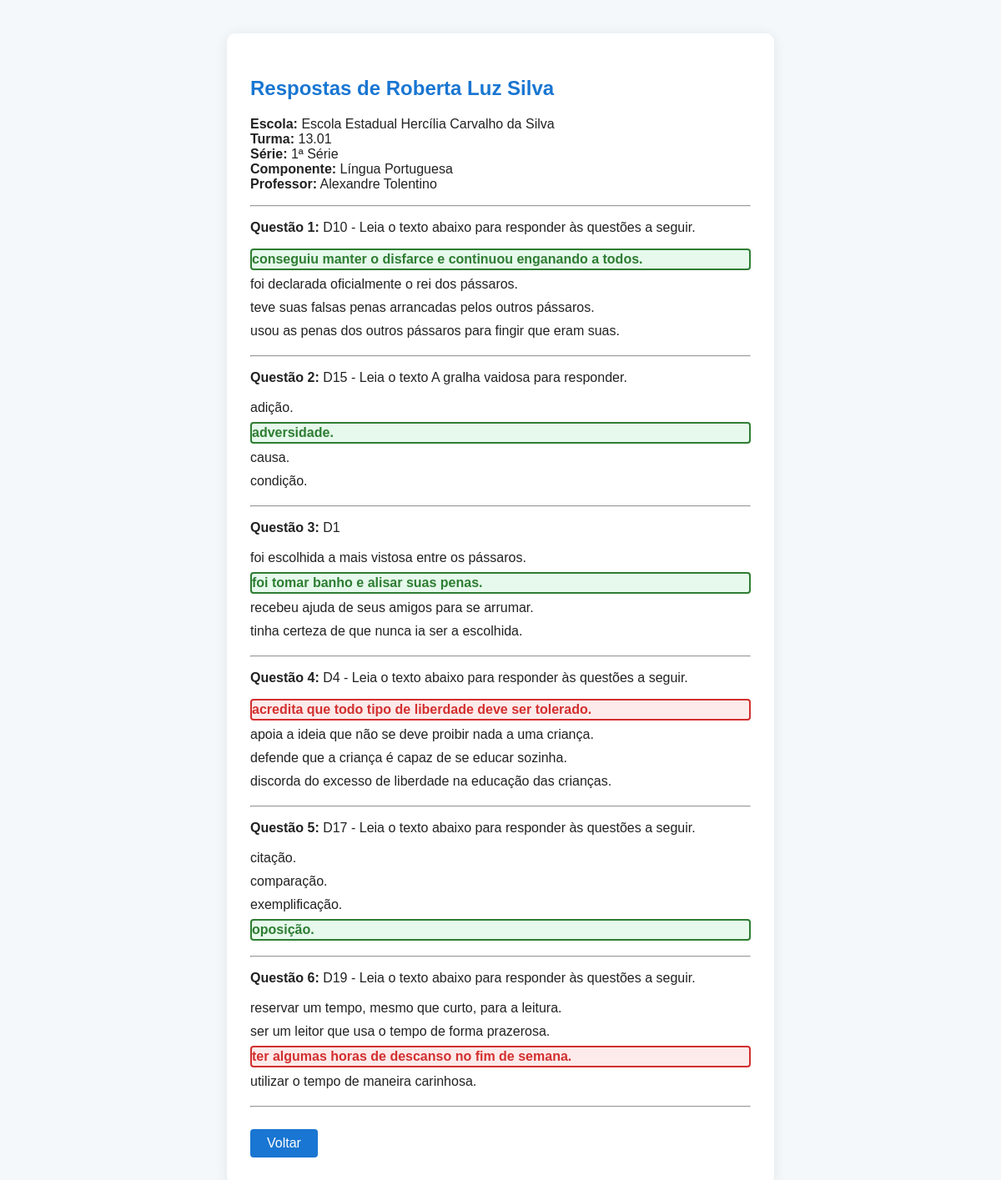
Page /resposta/8 on the committed database.
### tables this page shows
CREATE TABLE resposta (
        id INTEGER PRIMARY KEY AUTOINCREMENT,
        avaliacao_id INTEGER,
        aluno_nome TEXT,
        escola TEXT,
        turma TEXT,
        serie TEXT,
        componente TEXT,
        professor_nome TEXT,
        data_envio DATETIME
    );

CREATE TABLE questao (
        id INTEGER PRIMARY KEY AUTOINCREMENT,
        avaliacao_id INTEGER,
        enunciado TEXT,
        suporte_texto TEXT,
        suporte_imagem TEXT,
        comando TEXT,
        imagem TEXT,
        valor REAL,
        FOREIGN KEY (avaliacao_id) REFERENCES avaliacao(id)
    );

CREATE TABLE alternativa (
        id INTEGER PRIMARY KEY AUTOINCREMENT,
        questao_id INTEGER,
        texto TEXT,
        correta BOOLEAN,
        FOREIGN KEY (questao_id) REFERENCES questao(id)
    );

### app.py (the view)
@app.route('/resposta/<int:resposta_id>')
def resposta_detalhe(resposta_id):
    conn = get_db()
    cur = conn.cursor()
    cur.execute('SELECT * FROM resposta WHERE id = ?', (resposta_id,))
    resposta = cur.fetchone()
    if not resposta:
        conn.close()
        flash('Resposta não encontrada!')
        return redirect(url_for('index'))
    avaliacao_id = resposta['avaliacao_id']
    cur.execute('SELECT * FROM questao WHERE avaliacao_id = ?', (avaliacao_id,))
    questoes = cur.fetchall()
    questoes_detalhe = []
    for q in questoes:
        cur.execute('SELECT * FROM alternativa WHERE questao_id = ?', (q['id'],))
        alternativas = cur.fetchall()
        cur.execute('SELECT alternativa_id FROM resposta_questao WHERE resposta_id = ? AND questao_id = ?', (resposta_id, q['id']))
        marcada = cur.fetchone()
        marcada_id = marcada['alternativa_id'] if marcada else None
        questoes_detalhe.append({'questao': q, 'alternativas': alternativas, 'marcada_id': marcada_id})
    conn.close()
    return render_template('resposta_detalhe.html', resposta=resposta, questoes=questoes_detalhe, avaliacao_id=avaliacao_id)

### app.py (called while the page is built)
def get_db():
    conn = sqlite3.connect(os.path.join(BASE_DIR, 'database.db'))
    conn.row_factory = sqlite3.Row
    return conn

### templates/resposta_detalhe.html (shortened to what this page needs)
<!DOCTYPE html>
<html lang="pt-br">
<head>
    <link rel="stylesheet" href="/static/css/style.css">
</head>
<body>
    <div class="container">
        <h2>Respostas de {{ resposta['aluno_nome'] }}</h2>
        <p><b>Escola:</b> {{ resposta['escola'] }}<br>
           <b>Turma:</b> {{ resposta['turma'] }}<br>
           <b>Série:</b> {{ resposta['serie'] }}<br>
           <b>Componente:</b> {{ resposta['componente'] }}<br>
           <b>Professor:</b> {{ resposta['professor_nome'] }}</p>
        <hr>
        {% for q in questoes %}
            <div class="questao">
                <p><b>Questão {{ loop.index }}:</b> {{ q['questao']['enunciado'] }}</p>
                <div class="alternativas">
                    {% for alt in q['alternativas'] %}
                        {% if alt['id'] == q['marcada_id'] %}
                            {% if alt['correta'] %}
                                <span class="alternativa marcada-correta">{{ alt['texto'] }}</span>
                            {% else %}
                                <span class="alternativa marcada-errada">{{ alt['texto'] }}</span>
                            {% endif %}
                        {% else %}
                            <span class="alternativa">{{ alt['texto'] }}</span>
                        {% endif %}
                    {% endfor %}
                </div>
            </div>
            <hr>
        {% endfor %}
        <a href="/resultado/{{ avaliacao_id }}" class="btn-voltar">Voltar</a>
    </div>
</body>
</html>

### static/css/style.css (style rules this page uses)
body { background: #f4f8fb; font-family: Arial, sans-serif; color: #222; }
.container { background: #fff; max-width: 600px; margin: 40px auto; padding: 32px 28px; border-radius: 10px; box-shadow: 0 2px 16px rgba(0,0,0,0.08); }
h2, h3 { color: #1976d2; }
.questao { margin-bottom: 18px; }

### templates/resposta_detalhe.html (style rules this page uses)
.marcada-correta { background: #e6f9ec; border: 2px solid #2e7d32; border-radius: 4px; font-weight: bold; color: #2e7d32; padding: 3px 8px; margin-bottom: 4px; display: inline-block; }
.marcada-errada { background: #fdeaea; border: 2px solid #d32f2f; border-radius: 4px; font-weight: bold; color: #d32f2f; padding: 3px 8px; margin-bottom: 4px; display: inline-block; }
.alternativa { display: block; margin-bottom: 6px; padding: 2px 0; }
.btn-voltar { background: #1976d2; color: #fff; border: none; border-radius: 4px; padding: 8px 20px; font-size: 1em; cursor: pointer; text-decoration: none; margin-top: 18px; display: inline-block; transition: background 0.2s; }

### rows in the picture
resposta: aluno_nome "Roberta Luz Silva", escola "Escola Estadual Hercília Carvalho da Silva", turma "13.01", serie "1ª Série", componente "Língua Portuguesa", professor_nome "Alexandre Tolentino"
questao: questao.enunciado "D10 - Leia o texto abaixo para responder às questões a seguir."
alternativa: texto "conseguiu manter o disfarce e continuou enganando a todos."
alternativa: texto "foi declarada oficialmente o rei dos pássaros."
alternativa: texto "teve suas falsas penas arrancadas pelos outros pássaros."
alternativa: texto "usou as penas dos outros pássaros para fingir que eram suas."
questao: questao.enunciado "D15 - Leia o texto A gralha vaidosa para responder."
alternativa: texto "adição."
alternativa: texto "adversidade."
alternativa: texto "causa."
alternativa: texto "condição."
questao: questao.enunciado "D1"
alternativa: texto "foi escolhida a mais vistosa entre os pássaros."
alternativa: texto "foi tomar banho e alisar suas penas."
alternativa: texto "recebeu ajuda de seus amigos para se arrumar."
alternativa: texto "tinha certeza de que nunca ia ser a escolhida."
questao: questao.enunciado "D4 - Leia o texto abaixo para responder às questões a seguir."
alternativa: texto "acredita que todo tipo de liberdade deve ser tolerado."
alternativa: texto "apoia a ideia que não se deve proibir nada a uma criança."
alternativa: texto "defende que a criança é capaz de se educar sozinha."
alternativa: texto "discorda do excesso de liberdade na educação das crianças."
questao: questao.enunciado "D17 - Leia o texto abaixo para responder às questões a seguir."
alternativa: texto "citação."
alternativa: texto "comparação."
alternativa: texto "exemplificação."
alternativa: texto "oposição."
questao: questao.enunciado "D19 - Leia o texto abaixo para responder às questões a seguir."
alternativa: texto "reservar um tempo, mesmo que curto, para a leitura."
alternativa: texto "ser um leitor que usa o tempo de forma prazerosa."
alternativa: texto "ter algumas horas de descanso no fim de semana."
alternativa: texto "utilizar o tempo de maneira carinhosa."
